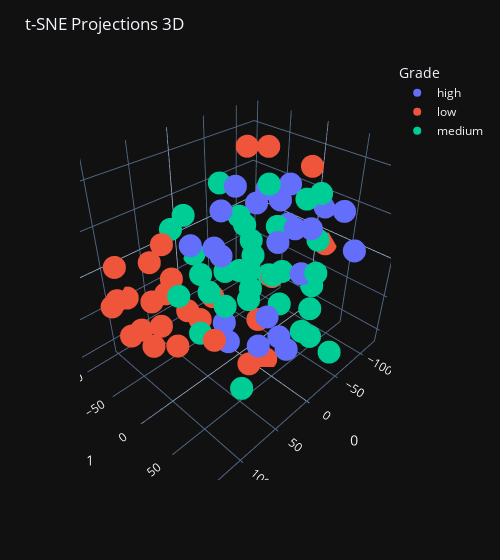

The cell this chart's notebook holds for it:
### Code cell
tsne = TSNE(n_components=3, random_state=0)
projections = tsne.fit_transform(data[features])

fig = px.scatter_3d(
    projections, x=0, y=1, z=2,
    color=data['Grade'], labels={'color': 'Grade'},
    width=500,
    template='plotly_dark'
)
fig.update_traces(marker_size=8)
fig.update_layout(title="t-SNE Projections 3D")
fig.show()

pio.write_image(fig, 
                '../reports/Projections from t-SNE 3D.png',
                scale=1)

### Figure 1 — Plotly figure (JSON) as saved in the notebook; plotly's stock layout.template omitted (floating-point values rounded to 4 significant figures)
{"data": [{"hovertemplate": "Grade=high<br>0=%{x}<br>1=%{y}<br>2=%{z}<extra></extra>", "legendgroup": "high", "marker": {"color": "#636efa", "size": 8, "symbol": "circle"}, "mode": "markers", "name": "high", "scene": "scene", "showlegend": true, "type": "scatter3d", "x": [-108.4, -104.1, -87.7, 34.04, 57.9, 48.95, -56.44, -3.773, 16.84, -45.41, -32.73, 2.807, -61.58, 45.43, -87.26, -121.4, 1.459, 14.55, -1.643, 17.8, -16.98, -38.86, -30.96], "y": [-27.5, -23.71, 59.41, 10.67, 33.35, 95.25, 95.02, 63.54, -20.84, 51.35, 21.1, -75.89, -21.49, 68.62, -59.38, 13.47, 40.38, -3.888, 65.74, -8.487, -24.17, 16.2, 54.65], "z": [51.64, 2.898, 58.19, -43.88, 60.89, 1.544, 41.88, 74.78, 25.69, 52.39, 28.92, -2.657, 64.1, -29.72, 23.65, 32.89, -37.73, -93.12, -68.31, 73.21, 81.33, 73.02, 7.838]}, {"hovertemplate": "Grade=low<br>0=%{x}<br>1=%{y}<br>2=%{z}<extra></extra>", "legendgroup": "low", "marker": {"color": "#EF553B", "size": 8, "symbol": "circle"}, "mode": "markers", "name": "low", "scene": "scene", "showlegend": true, "type": "scatter3d", "x": [112.3, -122.1, 37.36, 100.7, 78.33, 64.35, 105.8, 52.95, -9.695, -48.7, 91.11, -74.39, 133.4, -43.36, 28.21, 107.8, 1.139, -57.12, -2.249, 43.64, 77.65, 76.27, 120.6, 74.14, 87.5, -41.56], "y": [-54.15, 18.81, 49.73, -63.12, -99.06, -68.17, -32.71, -76.19, 31.73, -10.26, 58.43, 24.94, -31.62, -12.04, -82.23, -68.34, -67.55, -46.98, -46.64, -36.55, -13.61, -27.65, 8.876, -57.05, -10.68, 8.27], "z": [32.52, -13.6, -72.82, -66.91, -47.99, 7.852, -35.8, -91.21, -112.2, 117.5, 1.046, 99.82, 10.45, -100.5, -39.06, -17.61, -107.3, 105.1, -61.66, -49.92, -63.63, -3.842, -19.7, -32.03, 65.97, -24.88]}, {"hovertemplate": "Grade=medium<br>0=%{x}<br>1=%{y}<br>2=%{z}<extra></extra>", "legendgroup": "medium", "marker": {"color": "#00cc96", "size": 8, "symbol": "circle"}, "mode": "markers", "name": "medium", "scene": "scene", "showlegend": true, "type": "scatter3d", "x": [-79.98, 61.85, 100.5, -63.96, -76.41, -6.902, -57.39, -60.99, -36.03, -20.7, -7.594, 0.5436, -43.4, -53.57, -75.27, -6.895, -83.68, 37.93, -34.13, 50.19, -49.09, -87.95, 84.17, 6.743, -43.72, 70.65, -39.43, 7.694, -18.99, 51.4, 14.3, 54.56, -33.67, 1.385], "y": [36.94, 70.48, 25.34, -6.596, 37.67, 28.58, -35.52, -61.37, -18.66, -99.1, -31.04, 13.51, -44.8, 57.71, -5.317, 88.19, 15.09, -6.788, -65.6, 29.34, 14.7, -36.0, 84.97, 20.82, 59.88, 15.73, 63.67, 50.24, -12.72, -44.47, -70.46, 0.9863, 97.48, 84.69], "z": [17.97, 36.19, 36.08, 23.41, -40.33, 105.0, -24.9, -61.27, -53.16, -35.57, -20.72, 6.931, 29.01, -89.28, -41.71, 37.67, 57.13, -11.43, 65.08, -1.622, -64.27, -68.66, -44.16, 48.75, 93.82, -31.46, -37.06, 23.42, 41.21, 52.1, 42.69, 23.06, -72.49, -29.23]}], "layout": {"legend": {"title": {"text": "Grade"}, "tracegroupgap": 0}, "margin": {"t": 60}, "scene": {"domain": {"x": [0, 1], "y": [0, 1]}, "xaxis": {"title": {"text": "0"}}, "yaxis": {"title": {"text": "1"}}, "zaxis": {"title": {"text": "2"}}}, "title": {"text": "t-SNE Projections 3D"}, "width": 500}}
